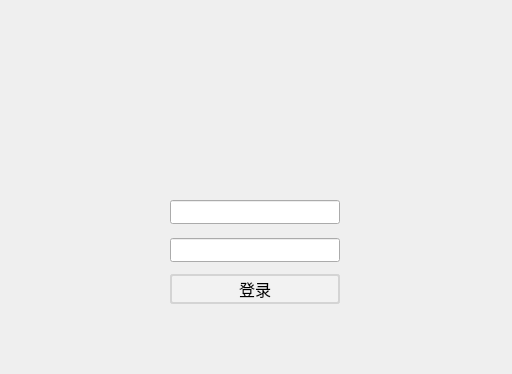
<?xml version="1.0" encoding="UTF-8"?>
<ui version="4.0">
 <class>MotusUserLogin</class>
 <widget class="QDialog" name="MotusUserLogin">
  <property name="geometry">
   <rect>
    <x>0</x>
    <y>0</y>
    <width>512</width>
    <height>374</height>
   </rect>
  </property>
  <property name="minimumSize">
   <size>
    <width>512</width>
    <height>374</height>
   </size>
  </property>
  <property name="maximumSize">
   <size>
    <width>512</width>
    <height>374</height>
   </size>
  </property>
  <property name="windowTitle">
   <string>Dialog</string>
  </property>
  <property name="styleSheet">
   <string notr="true">#MotusUserLogin {border-image: url(:/picture/loginbeijing.png);}</string>
  </property>
  <widget class="QPushButton" name="okButton">
   <property name="geometry">
    <rect>
     <x>170</x>
     <y>274</y>
     <width>170</width>
     <height>30</height>
    </rect>
   </property>
   <property name="font">
    <font>
     <family>楷体</family>
     <pointsize>12</pointsize>
    </font>
   </property>
   <property name="styleSheet">
    <string notr="true">QPushButton{border:2px solid rgb(212, 212, 212);background-color: rgb(242,242,242);} 
QPushButton:hover{border:0px;background-color: rgb(118,219,43);} QPushButton:pressed{border:0px;padding-left:3px;padding-top:3px;background-color: rgb(112,186,75);}
QPushButton{border-radius:3px}</string>
   </property>
   <property name="text">
    <string>登录</string>
   </property>
  </widget>
  <widget class="QLineEdit" name="userPassLineEdit">
   <property name="geometry">
    <rect>
     <x>170</x>
     <y>238</y>
     <width>170</width>
     <height>24</height>
    </rect>
   </property>
   <property name="text">
    <string/>
   </property>
   <property name="echoMode">
    <enum>QLineEdit::Password</enum>
   </property>
  </widget>
  <widget class="QLineEdit" name="userNameLineEdit">
   <property name="geometry">
    <rect>
     <x>170</x>
     <y>200</y>
     <width>170</width>
     <height>24</height>
    </rect>
   </property>
  </widget>
 </widget>
 <tabstops>
  <tabstop>userNameLineEdit</tabstop>
  <tabstop>userPassLineEdit</tabstop>
  <tabstop>okButton</tabstop>
 </tabstops>
 <resources/>
 <connections/>
</ui>
